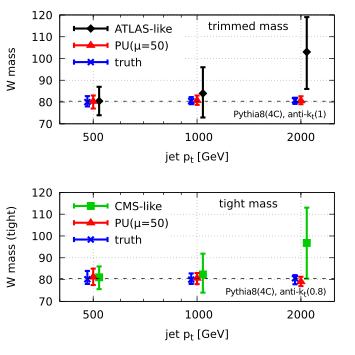

Write gnuplot code to recreate this figure.
# plot of the mass distribution at detector level
#
# We do it for one detecror model at a time and one type of grooming
# at a time (and overimpose different pt's

reset
set term pdfcairo enhanced size 9cm,9cm
set colors classic
set out 'mass-width-detector.pdf'

call 'defaults.gp'

set xlabel 'jet p_t [GeV]'
set xrange [400:2500]
set log x
set xtics add ( "500"  500)
set xtics add ("2000" 2000)


set grid dt 3 lw 1

set key spacing 1.3

set style line 1 dt 2 lc rgb "#ff0000" lw 2
set style line 2 dt 1 lc rgb "#ff0000" lw 2
set style line 3 dt 2 lc rgb "#00dd00" lw 2
set style line 4 dt 1 lc rgb "#00dd00" lw 2
set style line 5 dt 2 lc rgb "#0000ff" lw 2
set style line 6 dt 1 lc rgb "#0000ff" lw 2
set style line 7 dt 2 lc rgb "#000000" lw 2
set style line 8 dt 1 lc rgb "#000000" lw 2

m(lev,mtype,R)=sprintf('< for pt in 500 1000 2000; do echo -n "$pt "; ../scripts/histogram.sh ../res/lhc14-WW${pt}-pythia84C-%s-R%s.ntuple.gz m_%s 0.0 500 1.0 2>/dev/null | normalise.py | ../scripts/get-width.py -f 0.4; done',lev,R,mtype)


set key top left reverse Left

set multiplot layout 2,1
#------------------------------------------------------------------------
# ATLAS

set label 102 '{/*0.8 Pythia8(4C), anti-k_t(1)}' right at graph 0.97,0.1
set label 103 'trimmed mass' at graph 0.54,0.9

set ylabel 'W mass'
set yrange [70:120]
plot m('ATLAS', 'trim', '1.0') u ($1*1.04):3:2:4 w yerr dt 1 lc 7 lw 3 pt 13 ps 0.7 t 'ATLAS-like',\
     m('pu50',  'trim', '1.0') u ($1*1.00):3:2:4 w yerr dt 1 lc 1 lw 3 pt  8 ps 0.7 t 'PU({/Symbol m}=50)',\
     m('truth', 'trim', '1.0') u ($1/1.04):3:2:4 w yerr dt 1 lc 3 lw 3 pt  2 ps 0.7 t 'truth',\
     80.4 w l dt 2 lc 7 not


#------------------------------------------------------------------------
# CMS

set label 102 '{/*0.8 Pythia8(4C), anti-k_t(0.8)}' right at graph 0.97,0.1
set label 103 'tight mass' at graph 0.58,0.9

set ylabel 'W mass (tight)'
set yrange [70:120]
plot m('CMS',   'tight', '0.8') u ($1*1.04):3:2:4 w yerr dt 1 lc rgb "#00cc00" lw 3 pt 5 ps 0.7 t 'CMS-like',\
     m('pu50',  'tight', '0.8') u ($1*1.00):3:2:4 w yerr dt 1 lc 1             lw 3 pt 8 ps 0.7 t 'PU({/Symbol m}=50)',\
     m('truth', 'tight', '0.8') u ($1/1.04):3:2:4 w yerr dt 1 lc 3             lw 3 pt 2 ps 0.7 t 'truth',\
     80.4 w l dt 2 lc 7 not



unset multiplot


set out
